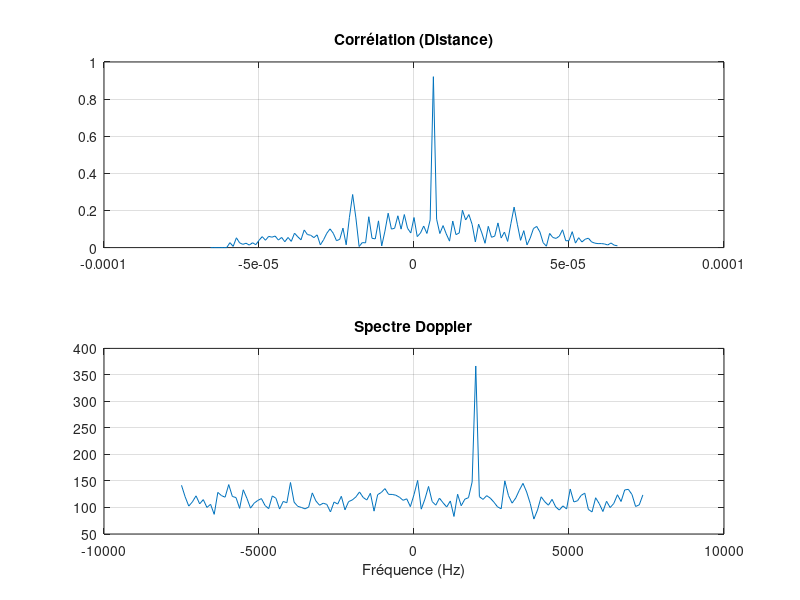

MATLAB code for this plot:
clc; clear; close all; rng(0);
c = 3e8;        % vitesse de la lumière (m/s)
N = 64;         % nombre de sous-porteuses OFDM
delta_f = 15e3; % espacement fréquentiel entre sous-porteuses
fs = N * delta_f; % fréquence d'échantillonnage garantissant l'orthogonalité OFDM
Nsym = 128;      % nombre de symboles OFDM (dimension temporelle pour Doppler)
f0 = 10e9;       % fréquence porteuse radar
lambda = c / f0; % longueur d'onde associée
B = 20e6;        % bande passante du chirp
T = 1e-4;        % durée du chirp
t = (0:1/fs:T-1/fs)'; % vecteur temps discret
Nt = length(t);       % nombre d'échantillons du chirp
k = B / T;            % pente du chirp (variation de fréquence)

chirp = exp(1j*2*pi*(0.5*k*t.^2)); % génération du chirp LFM (fréquence croissante)

bits = randi([0 1], 2*N, Nsym);  % génération aléatoire de bits (QPSK : 2 bits/symbole)
X_all = zeros(N, Nsym);          % matrice contenant les symboles OFDM (fréquence)

for m = 1:Nsym      % boucle sur les symboles OFDM
    data = bi2de(reshape(bits(:,m), [], 2)); % conversion bits → symboles (0 à 3)
    X = exp(1j*(pi/2*data));        % mapping QPSK : % 0 → 1   % 1 → j  % 2 → -1   % 3 → -j
    X(1) = 1;                       % insertion d'un pilote connu
    X_all(:,m) = X;                 % on stocke chaque symboles OFDM dans une colone m
end

x_ofdm = ifft(X_all);          % passage au domaine temporel (signal OFDM)

x_all = zeros(N, Nsym);        % matrice qui va contenir le signal combiné OFDM + chirp

for m = 1:Nsym                 % combinaison OFDM + chirp pour chaque symbole
    x_all(:,m) = x_ofdm(:,m) .* chirp(1:N); % On combine OFDM et chirp en multipliant les deux signaux.
                       % on met l'information OFDM sur one onde radar 
end

d = 1000;    % distance réelle de la cible
v = 30;      % vitesse réelle de la cible
tau = 2*d/c; % délai aller-retour du signal
f_D = 2*v / lambda; % fréquence Doppler due au mouvement
delay_samples = round(tau * fs); % conversion du délai en nombre d'échantillons

y_all = zeros(size(x_all)); %  matrice pour stocker le signal recu 

for m = 1:Nsym      % boucle canal pour chaque symbole
    h = zeros(1, delay_samples+1); % creer un  vecteur et on place 1 a la position du retard 
    h(delay_samples+1) = 1;  % crée un retard pur
    y = conv(x_all(:,m), h); % convolution → applique le retard au signal 
    y = y(1:N);              % tronque pour garder la taille originale
    y = y .* exp(1j*2*pi*f_D*m*(N/fs)); % applique le Doppler (variation de phase lente)
    y_all(:,m) = y; % stockage du signal reçu
end

% ===================== DISTANCE =====================
[corr, lags] = xcorr(y_all(:,1), x_all(:,1));  % corrélation pour estimer le retard
[~, idx] = max(abs(corr));  % détection du pic de corrélation
tau_est = lags(idx)/fs;     % conversion du lag en temps
d_est = c * tau_est / 2;    % conversion temps → distance

% ===================== Doppler  =====================
doppler_fft = fftshift(fft(y_all, [], 2),2); % FFT sur les symboles (analyse Doppler)
f_doppler = (-Nsym/2:Nsym/2-1)/(Nsym*(N/fs)); % axe des fréquences Doppler
power = sum(abs(doppler_fft).^2,1); % puissance Doppler (somme sur sous-porteuses)
[~, idx_d] = max(power); % détection du pic Doppler
f_D_est = f_doppler(idx_d); % fréquence Doppler estimée
v_est = (f_D_est * lambda) / 2; % conversion Doppler → vitesse

fprintf('Distance vraie = %.2f m\n', d); 
fprintf('Distance estimée = %.2f m\n\n', d_est);
fprintf('Vitesse vraie = %.2f m/s\n', v); 
fprintf('Doppler estimé = %.2f Hz\n', f_D_est); 
fprintf('Vitesse estimée = %.2f m/s\n', v_est); 
figure; 

subplot(2,1,1); 
plot(lags/fs, abs(corr));
title('Corrélation (Distance)'); 
grid on;

subplot(2,1,2); 
plot(f_doppler, power); 
title('Spectre Doppler'); 
xlabel('Fréquence (Hz)');
grid on; 
